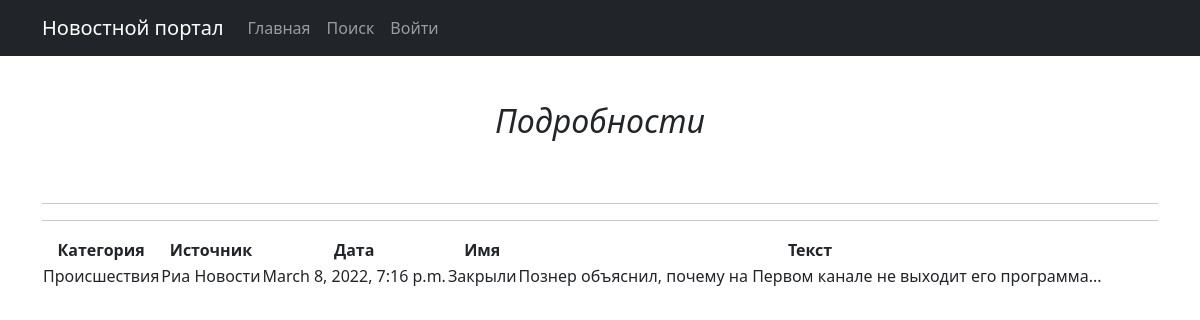
The page /news/1/ on the database its author committed.
### news/models.py (models this page shows, shortened)
class Post(models.Model):
    name = models.CharField(max_length=64)
    description = models.TextField()
    date = models.DateTimeField()
    category = models.ForeignKey('category', on_delete=models.CASCADE)
    source = models.ForeignKey('source', on_delete=models.CASCADE)

class Category(models.Model):
    name = models.CharField(max_length=64)
    subscribers = models.ManyToManyField(User, blank=True)
    def __str__(self):
        return f'{self.name}'

class Source(models.Model):
    name = models.CharField(max_length=64)

### news/views.py (the view)
# urls.py: path('<int:pk>/', PostDetailView.as_view(), name='post_detail'),
class PostDetailView(DetailView):
    template_name = 'sample_app/post_detail.html'
    queryset = Post.objects.all()

### templates/sample_app/post_detail.html (shortened to what this page needs)
{% extends 'flatpages/default.html' %}
{% block content %}
<h2>&nbsp;</h2>
<h2><i>Подробности</i></h2>
<h2>&nbsp;</h2>
<table>
    <thead>
        <th>
            Категория
        </th>
        <th>
            Источник
        </th>
        <th>
            Дата
        </th>
        <th>
            Имя
        </th>
        <th>
            Текст
        </th>
    </thead>
    <tr>
        <td>
            {{ post.category|title }}
        </td>
        <td>
            {{ post.source.name|title }}
        </td>
        <td>
            {{ post.date }}
        </td>
        <td>
            {{ post.name }}
        </td>
        <td>
            {{ post.description }}
        </td>
        <hr>
        <hr>
    </tr>
</table>
{% endblock content %}

### rows shown on the page
Post: category "Происшествия", source.name "Риа Новости", date "March 8, 2022, 7:16 p.m.", name "Закрыли", description "Познер объяснил, почему на Первом канале не выходит его программа..."
